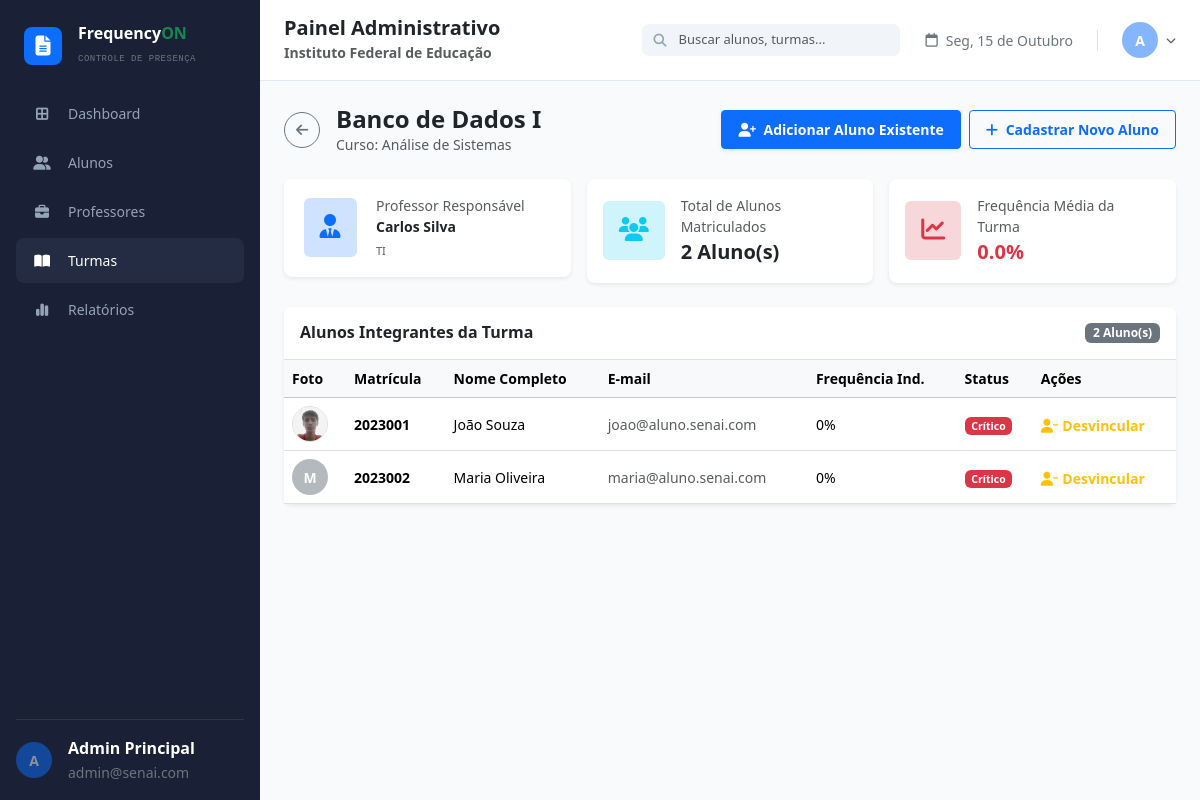
Before: /admin/turmas/1 (signed in) with the older database file.
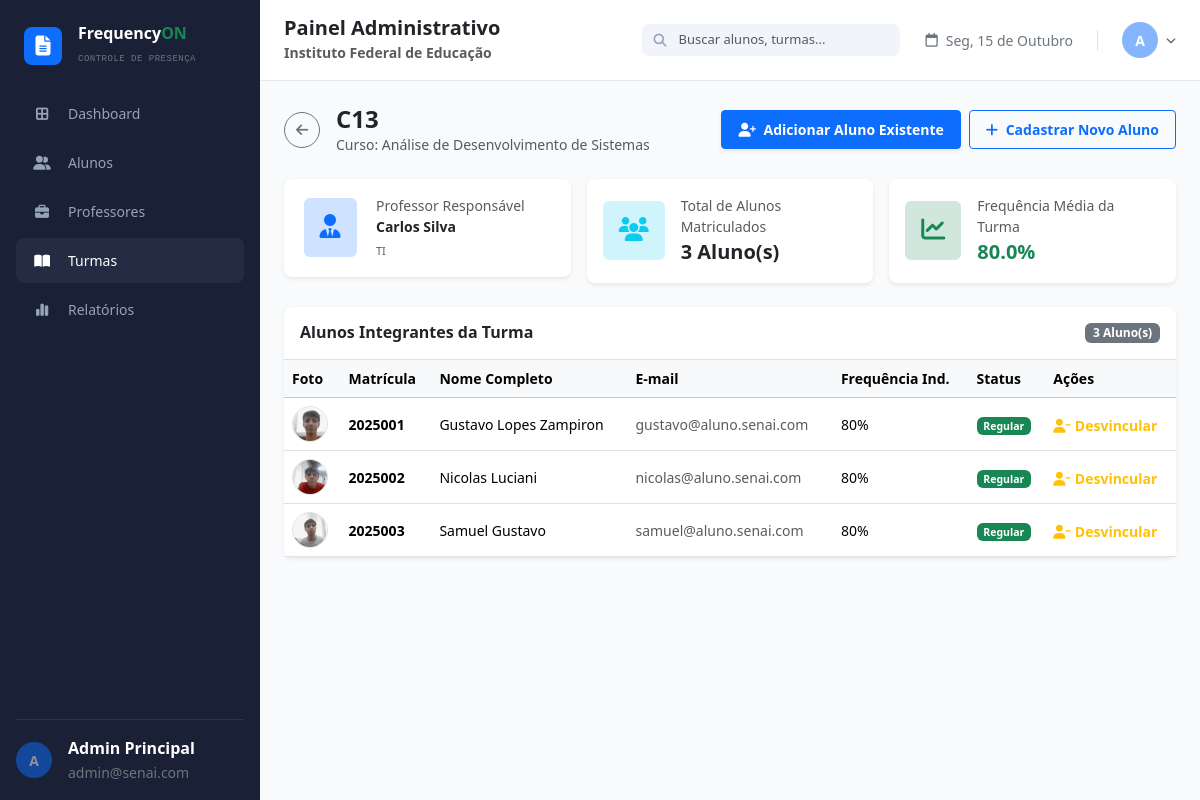
After: the same page with the newer database file.
### database.py (models this page shows)
class Turma(db.Model):
    __tablename__ = "turmas"
    id = db.Column(db.Integer, primary_key=True)
    nome = db.Column(db.String(120), nullable=False)
    curso = db.Column(db.String(120), nullable=False)
    professor_id = db.Column(db.Integer, db.ForeignKey("professores.id"))
    professor = db.relationship("Professor", back_populates="turmas")
    alunos = db.relationship("Aluno", back_populates="turma")
    @property
    def frequencia_media(self):
        v = [a.frequencia for a in self.alunos]
        return round(sum(v) / len(v), 1) if v else 0

class UsuarioMixin:
    def set_senha(self, senha):
        self.senha_hash = generate_password_hash(senha)
    def check_senha(self, senha):
        return check_password_hash(self.senha_hash, senha)

class Aluno(UsuarioMixin, db.Model):
    __tablename__ = "alunos"
    id = db.Column(db.Integer, primary_key=True)
    nome = db.Column(db.String(120), nullable=False)
    email = db.Column(db.String(120))
    matricula = db.Column(db.String(30), unique=True, nullable=False, index=True)
    numero_chamada = db.Column(db.Integer)
    senha_hash = db.Column(db.String(255), nullable=False)
    foto = db.Column(db.String(255))            # URL da foto (ex: /static/uploads/...)
    face_encoding = db.Column(db.LargeBinary)   # 128 floats (float64) do rosto
    turma_id = db.Column(db.Integer, db.ForeignKey("turmas.id"))
    turma = db.relationship("Turma", back_populates="alunos")
    presencas = db.relationship("Presenca", cascade="all, delete-orphan", backref="aluno")
    @property
    def frequencia(self):
        dias = db.session.query(func.count(func.distinct(Presenca.data))).scalar()
        if not dias:
            return 0
        ok = (db.session.query(func.count(Presenca.id))
              .filter(Presenca.aluno_id == self.id, Presenca.status.in_(("presente", "atraso")))
              .scalar())
        return min(100, round(ok * 100 / (dias * AULAS_POR_DIA)))

### app.py (the view)
@admin.route("/turmas/<int:id>")
@requer("admin")
def detalhes_turma(id):
    return render_template("admin/detalhes_turma.html", turma=db.get_or_404(Turma, id),
                           alunos_sem_turma=Aluno.query.filter_by(turma_id=None).all())

### app.py (called while the page is built)
def usuario_atual():
    tipo, uid = session.get("tipo"), session.get("uid")
    modelo = {"admin": Admin, "professor": Professor, "aluno": Aluno}.get(tipo)
    return db.session.get(modelo, uid) if modelo and uid else None

def requer(tipo):
    def deco(f):
        @wraps(f)
        def wrapper(*a, **kw):
            if session.get("tipo") != tipo or not usuario_atual():
                return redirect(url_for("login_admin" if tipo == "admin" else "login_professor"))
            return f(*a, **kw)
        return wrapper
    return deco

### templates/admin/detalhes_turma.html (shortened to what the changed rows need)
{% extends 'admin/base.html' %}
{% block content %}
<div class="d-flex align-items-center justify-content-between mb-4">
    <div class="d-flex align-items-center gap-3">
        <div>
            <h1 class="h4 fw-bold text-dark mb-0">{{ turma.nome }}</h1>
            <p class="text-muted mb-0 small">Curso: {{ turma.curso }}</p>
        </div>
    </div>
</div>
<div class="row g-3 mb-4">
    <div class="col-md-4">
        <div class="card border-0 shadow-sm rounded-3">
            <div class="card-body p-3 d-flex align-items-center gap-3">
                <div>
                    <span class="text-muted small d-block">Total de Alunos Matriculados</span>
                    <strong class="fs-5 text-dark d-block">{{ turma.alunos|length }} Aluno(s)</strong>
                </div>
            </div>
        </div>
    </div>
    <div class="col-md-4">
        <div class="card border-0 shadow-sm rounded-3">
            <div class="card-body p-3 d-flex align-items-center gap-3">
                <div class="{% if turma.frequencia_media < 75 %}bg-danger-subtle text-danger{% else %}bg-success-subtle text-success{% endif %} p-3 rounded-2">
                    <i class="fa-solid fa-chart-line fs-4"></i>
                </div>
                <div>
                    <span class="text-muted small d-block">Frequência Média da Turma</span>
                    <strong class="fs-5 {% if turma.frequencia_media < 75 %}text-danger{% else %}text-success{% endif %} d-block">
                        {{ turma.frequencia_media }}%
                    </strong>
                </div>
            </div>
        </div>
    </div>
</div>
<div class="card border-0 shadow-sm rounded-3">
    <div class="card-body p-0">
        <div class="p-3 border-bottom d-flex align-items-center justify-content-between">
            <h6 class="fw-bold text-dark mb-0">Alunos Integrantes da Turma</h6>
            <span class="badge bg-secondary small">{{ turma.alunos|length }} Aluno(s)</span>
        </div>
        <div class="table-responsive">
            <table class="table table-hover align-middle mb-0">
                <thead class="table-light small">
                    <tr>
                        <th>Foto</th>
                        <th>Matrícula</th>
                        <th>Nome Completo</th>
                        <th>E-mail</th>
                        <th>Frequência Ind.</th>
                        <th>Status</th>
                        <th>Ações</th>
                    </tr>
                </thead>
                <tbody class="small">
                    {% for aluno in turma.alunos %}
                    <tr>
                        <td>
                            {% if aluno.foto %}
                                <img src="{{ aluno.foto }}" alt="{{ aluno.nome }}" class="rounded-circle border object-fit-cover" style="width: 36px; height: 36px;">
                            {% else %}
                                <div class="avatar-initial rounded-circle bg-secondary text-white d-flex align-items-center justify-content-center" style="width: 36px; height: 36px; font-size: 14px;">
                                    {{ aluno.nome[0] if aluno.nome else 'A' }}
                                </div>
                            {% endif %}
                        </td>
                        <td class="fw-bold">{{ aluno.matricula }}</td>
                        <td>{{ aluno.nome }}</td>
                        <td class="text-muted">{{ aluno.email or '-' }}</td>
                        <td>{{ aluno.frequencia }}%</td>
                        <td>
                            <span class="badge {% if aluno.frequencia < 75 %}bg-danger{% else %}bg-success{% endif %}">
                                {% if aluno.frequencia < 75 %}Crítico{% else %}Regular{% endif %}
                            </span>
                        </td>
                        <td>
                            <form method="POST" action="{{ url_for('admin.desvincular_aluno', aluno_id=aluno.id) }}" style="display:inline;">
                                <button type="submit" class="btn btn-sm btn-link text-warning p-0 border-0 fw-semibold text-decoration-none">
                                    <i class="fa-solid fa-user-minus me-1"></i>Desvincular
                                </button>
                            </form>
                        </td>
                    </tr>
                    {% endfor %}
                </tbody>
            </table>
        </div>
    </div>
</div>
{% endblock %}

Changed rows visible on the page:
changed Turma: nome "Banco de Dados I" → "C13"; curso "Análise de Sistemas" → "Análise de Desenvolvimento de Sistemas"
changed Aluno: foto: a different picture; matricula "2023001" → "2025001"; nome "João Souza" → "Gustavo Lopes Zampiron"; email "joao@aluno.senai.com" → "gustavo@aluno.senai.com"; frequencia "0" → "80"; text "Crítico" → "Regular"
changed Aluno: foto: picture added; matricula "2023002" → "2025002"; nome "Maria Oliveira" → "Nicolas Luciani"; email "maria@aluno.senai.com" → "nicolas@aluno.senai.com"; frequencia "0" → "80"; nome "M" → (not shown); text "Crítico" → "Regular"
added Aluno: foto (picture), matricula "2025003", nome "Samuel Gustavo", email "samuel@aluno.senai.com", frequencia "80", shows "Regular"
Other visible differences:
{{ turma.alunos|length }}: "2" → "3"
{{ turma.frequencia_media }}: "0.0" → "80.0"
